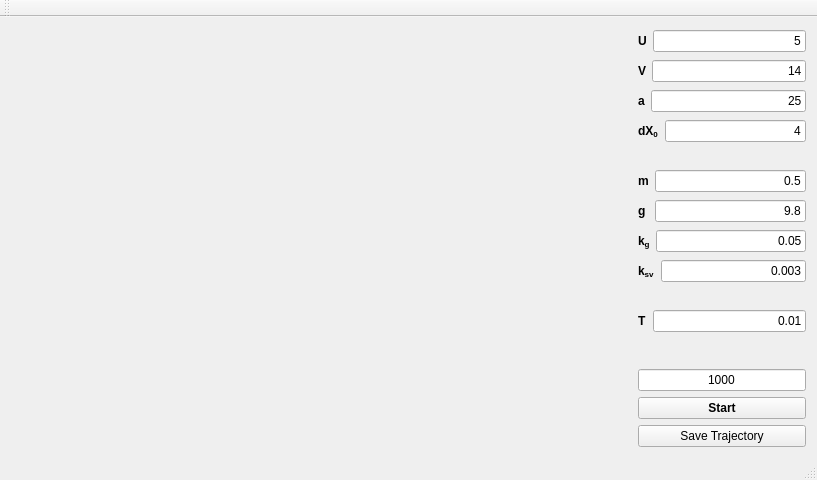
<?xml version="1.0" encoding="UTF-8"?>
<ui version="4.0">
 <class>MainWindow</class>
 <widget class="QMainWindow" name="MainWindow">
  <property name="geometry">
   <rect>
    <x>0</x>
    <y>0</y>
    <width>817</width>
    <height>480</height>
   </rect>
  </property>
  <property name="windowTitle">
   <string>NMPT</string>
  </property>
  <widget class="QWidget" name="centralWidget">
   <layout class="QHBoxLayout" name="horizontalLayout">
    <item>
     <widget class="QCustomPlot" name="chart_widget" native="true">
      <property name="sizePolicy">
       <sizepolicy hsizetype="Preferred" vsizetype="Preferred">
        <horstretch>2</horstretch>
        <verstretch>0</verstretch>
       </sizepolicy>
      </property>
     </widget>
    </item>
    <item>
     <layout class="QVBoxLayout" name="control_menu">
      <item>
       <layout class="QVBoxLayout" name="input_data">
        <item>
         <layout class="QHBoxLayout" name="U">
          <item>
           <widget class="QLabel" name="U_label">
            <property name="text">
             <string>&lt;html&gt;&lt;head/&gt;&lt;body&gt;&lt;p&gt;&lt;span style=&quot; font-weight:600;&quot;&gt;U&lt;/span&gt;&lt;/p&gt;&lt;/body&gt;&lt;/html&gt;</string>
            </property>
            <property name="textFormat">
             <enum>Qt::AutoText</enum>
            </property>
           </widget>
          </item>
          <item>
           <widget class="QLineEdit" name="U_line">
            <property name="layoutDirection">
             <enum>Qt::RightToLeft</enum>
            </property>
            <property name="text">
             <string>5</string>
            </property>
            <property name="alignment">
             <set>Qt::AlignRight|Qt::AlignTrailing|Qt::AlignVCenter</set>
            </property>
           </widget>
          </item>
         </layout>
        </item>
        <item>
         <layout class="QHBoxLayout" name="V">
          <item>
           <widget class="QLabel" name="V_label">
            <property name="text">
             <string>&lt;html&gt;&lt;head/&gt;&lt;body&gt;&lt;p&gt;&lt;span style=&quot; font-weight:600;&quot;&gt;V&lt;/span&gt;&lt;/p&gt;&lt;/body&gt;&lt;/html&gt;</string>
            </property>
           </widget>
          </item>
          <item>
           <widget class="QLineEdit" name="V_line">
            <property name="text">
             <string>14</string>
            </property>
            <property name="alignment">
             <set>Qt::AlignRight|Qt::AlignTrailing|Qt::AlignVCenter</set>
            </property>
           </widget>
          </item>
         </layout>
        </item>
        <item>
         <layout class="QHBoxLayout" name="a">
          <item>
           <widget class="QLabel" name="alpha_label">
            <property name="text">
             <string>&lt;html&gt;&lt;head/&gt;&lt;body&gt;&lt;p&gt;&lt;span style=&quot; font-weight:600;&quot;&gt;a&lt;/span&gt;&lt;/p&gt;&lt;/body&gt;&lt;/html&gt;</string>
            </property>
           </widget>
          </item>
          <item>
           <widget class="QLineEdit" name="alpha_line">
            <property name="text">
             <string>25</string>
            </property>
            <property name="alignment">
             <set>Qt::AlignRight|Qt::AlignTrailing|Qt::AlignVCenter</set>
            </property>
           </widget>
          </item>
         </layout>
        </item>
        <item>
         <layout class="QHBoxLayout" name="dX0">
          <item>
           <widget class="QLabel" name="dX0_label">
            <property name="text">
             <string>&lt;html&gt;&lt;head/&gt;&lt;body&gt;&lt;p&gt;&lt;span style=&quot; font-weight:600;&quot;&gt;dX&lt;/span&gt;&lt;span style=&quot; font-weight:600; vertical-align:sub;&quot;&gt;0&lt;/span&gt;&lt;/p&gt;&lt;/body&gt;&lt;/html&gt;</string>
            </property>
           </widget>
          </item>
          <item>
           <widget class="QLineEdit" name="dX0_line">
            <property name="text">
             <string>4</string>
            </property>
            <property name="alignment">
             <set>Qt::AlignRight|Qt::AlignTrailing|Qt::AlignVCenter</set>
            </property>
           </widget>
          </item>
         </layout>
        </item>
        <item>
         <spacer name="horizontalSpacer">
          <property name="orientation">
           <enum>Qt::Horizontal</enum>
          </property>
          <property name="sizeHint" stdset="0">
           <size>
            <width>168</width>
            <height>20</height>
           </size>
          </property>
         </spacer>
        </item>
        <item>
         <layout class="QHBoxLayout" name="m">
          <item>
           <widget class="QLabel" name="m_label">
            <property name="text">
             <string>&lt;html&gt;&lt;head/&gt;&lt;body&gt;&lt;p&gt;&lt;span style=&quot; font-weight:600;&quot;&gt;m&lt;/span&gt;&lt;/p&gt;&lt;/body&gt;&lt;/html&gt;</string>
            </property>
           </widget>
          </item>
          <item>
           <widget class="QLineEdit" name="m_line">
            <property name="text">
             <string>0.5</string>
            </property>
            <property name="alignment">
             <set>Qt::AlignRight|Qt::AlignTrailing|Qt::AlignVCenter</set>
            </property>
           </widget>
          </item>
         </layout>
        </item>
        <item>
         <layout class="QHBoxLayout" name="g">
          <item>
           <widget class="QLabel" name="g_label">
            <property name="text">
             <string>&lt;html&gt;&lt;head/&gt;&lt;body&gt;&lt;p&gt;&lt;span style=&quot; font-weight:600;&quot;&gt;g  &lt;/span&gt;&lt;/p&gt;&lt;/body&gt;&lt;/html&gt;</string>
            </property>
           </widget>
          </item>
          <item>
           <widget class="QLineEdit" name="g_line">
            <property name="text">
             <string>9.8</string>
            </property>
            <property name="alignment">
             <set>Qt::AlignRight|Qt::AlignTrailing|Qt::AlignVCenter</set>
            </property>
           </widget>
          </item>
         </layout>
        </item>
        <item>
         <layout class="QHBoxLayout" name="k_g">
          <item>
           <widget class="QLabel" name="k_g_label">
            <property name="text">
             <string>&lt;html&gt;&lt;head/&gt;&lt;body&gt;&lt;p&gt;&lt;span style=&quot; font-weight:600;&quot;&gt;k&lt;/span&gt;&lt;span style=&quot; font-weight:600; vertical-align:sub;&quot;&gt;g&lt;/span&gt;&lt;/p&gt;&lt;/body&gt;&lt;/html&gt;</string>
            </property>
           </widget>
          </item>
          <item>
           <widget class="QLineEdit" name="k_g_line">
            <property name="text">
             <string>0.05</string>
            </property>
            <property name="alignment">
             <set>Qt::AlignRight|Qt::AlignTrailing|Qt::AlignVCenter</set>
            </property>
           </widget>
          </item>
         </layout>
        </item>
        <item>
         <layout class="QHBoxLayout" name="k_sv">
          <item>
           <widget class="QLabel" name="k_sv_label">
            <property name="text">
             <string>&lt;html&gt;&lt;head/&gt;&lt;body&gt;&lt;p&gt;&lt;span style=&quot; font-weight:600;&quot;&gt;k&lt;/span&gt;&lt;span style=&quot; font-weight:600; vertical-align:sub;&quot;&gt;sv&lt;/span&gt;&lt;/p&gt;&lt;/body&gt;&lt;/html&gt;</string>
            </property>
           </widget>
          </item>
          <item>
           <widget class="QLineEdit" name="k_sv_line">
            <property name="text">
             <string>0.003</string>
            </property>
            <property name="alignment">
             <set>Qt::AlignRight|Qt::AlignTrailing|Qt::AlignVCenter</set>
            </property>
           </widget>
          </item>
         </layout>
        </item>
        <item>
         <spacer name="horizontalSpacer_2">
          <property name="orientation">
           <enum>Qt::Horizontal</enum>
          </property>
          <property name="sizeHint" stdset="0">
           <size>
            <width>168</width>
            <height>20</height>
           </size>
          </property>
         </spacer>
        </item>
        <item>
         <layout class="QHBoxLayout" name="tau">
          <item>
           <widget class="QLabel" name="tau_label">
            <property name="text">
             <string>&lt;html&gt;&lt;head/&gt;&lt;body&gt;&lt;p&gt;&lt;span style=&quot; font-weight:600;&quot;&gt;T&lt;/span&gt;&lt;/p&gt;&lt;/body&gt;&lt;/html&gt;</string>
            </property>
           </widget>
          </item>
          <item>
           <widget class="QLineEdit" name="tau_line">
            <property name="text">
             <string>0.01</string>
            </property>
            <property name="alignment">
             <set>Qt::AlignRight|Qt::AlignTrailing|Qt::AlignVCenter</set>
            </property>
           </widget>
          </item>
         </layout>
        </item>
       </layout>
      </item>
      <item>
       <spacer name="horizontalSpacer_3">
        <property name="orientation">
         <enum>Qt::Horizontal</enum>
        </property>
        <property name="sizeHint" stdset="0">
         <size>
          <width>168</width>
          <height>20</height>
         </size>
        </property>
       </spacer>
      </item>
      <item>
       <layout class="QVBoxLayout" name="build_control">
        <item>
         <widget class="QLineEdit" name="iter_line">
          <property name="text">
           <string>1000</string>
          </property>
          <property name="alignment">
           <set>Qt::AlignCenter</set>
          </property>
         </widget>
        </item>
        <item>
         <widget class="QPushButton" name="build_model_button">
          <property name="font">
           <font>
            <weight>75</weight>
            <bold>true</bold>
           </font>
          </property>
          <property name="text">
           <string>Start</string>
          </property>
         </widget>
        </item>
        <item>
         <widget class="QPushButton" name="saveButton">
          <property name="text">
           <string>Save Trajectory</string>
          </property>
         </widget>
        </item>
       </layout>
      </item>
     </layout>
    </item>
   </layout>
  </widget>
  <widget class="QMenuBar" name="menuBar">
   <property name="geometry">
    <rect>
     <x>0</x>
     <y>0</y>
     <width>817</width>
     <height>20</height>
    </rect>
   </property>
  </widget>
  <widget class="QToolBar" name="mainToolBar">
   <attribute name="toolBarArea">
    <enum>TopToolBarArea</enum>
   </attribute>
   <attribute name="toolBarBreak">
    <bool>false</bool>
   </attribute>
  </widget>
  <widget class="QStatusBar" name="statusBar">
   <property name="enabled">
    <bool>true</bool>
   </property>
  </widget>
 </widget>
 <layoutdefault spacing="6" margin="11"/>
 <customwidgets>
  <customwidget>
   <class>QCustomPlot</class>
   <extends>QWidget</extends>
   <header>qcustomplot.h</header>
   <container>1</container>
  </customwidget>
 </customwidgets>
 <resources/>
 <connections/>
</ui>
